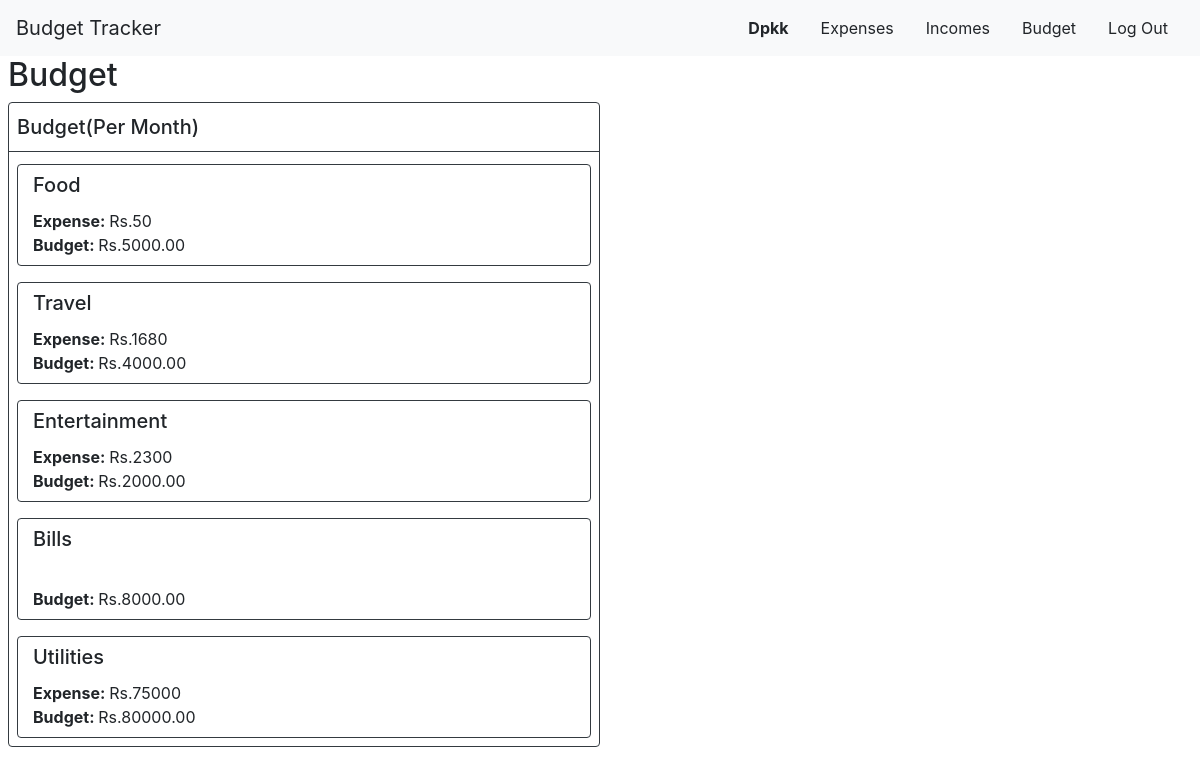
Page /budget (signed in) on the committed database.
### expense/models.py (models this page shows, shortened)
class User(AbstractUser):
    pass

class Budget(models.Model):
    user = models.ForeignKey(User, related_name="budget", on_delete=models.CASCADE)
    category = models.ForeignKey(Category, related_name="budget", on_delete=models.CASCADE)
    amount = models.DecimalField(max_digits=10, decimal_places=2)

class Category(models.Model):
    title = models.CharField(max_length=100, unique=True)

### expense/views.py (the view)
# urls.py: path("budget", views.budget, name="budget"),
def budget(request):
    if not request.user.is_authenticated:
        return render(request, "expense/budget.html")
    categories = Category.objects.all()
    today = date.today()
    current_month = today.month
    current_year = today.year
    expenses = Expense.objects.filter(
        user=request.user,
        date__month=current_month,
        date__year=current_year
    ).values('category').annotate(total_amount=Sum('amount'))
    budgets = Budget.objects.filter(user = request.user).order_by('-category').reverse()
    return render(request, "expense/budget.html", {
        "categories": categories,
        "budgets": budgets,
        "expenses": expenses,
    })

### expense/templates/expense/budget.html (shortened to what this page needs)
{% extends "expense/layout.html" %}
{% block body %}
    <h2 class="ml-2">Budget</h2>
    {% if user.is_authenticated %}
    <div class="row border border-dark rounded ml-2 mb-2 col-12 col-md-9 col-lg-6 p-0 pt-2">
        <div class="py-1 pl-2 mb-1 border-bottom border-dark title w-100"><h5>Budget(Per Month)</h5></div>
        {% for budget in budgets %}
            <div class="border border-dark rounded mx-2 my-2 w-100 budget">
                <div class="mb-2 col-12">
                    <h5 class="mt-2 card-title" >{{ budget.category.title }}</h5>
                    {% for expense in expenses %}
                        {% if expense.category == budget.category.id %}
                            <b>Expense: </b>Rs.<a id="expense_amt">{{ expense.total_amount }}</a>
                        {% endif %}
                    {% endfor %}
                    <br>
                    <b>Budget: </b>Rs.<a id="budget_amt">{{ budget.amount }}</a>
                </div>
            </div>
        {% empty %}
            <div class="ml-2 mb-2"> No Budgets Set. </div>
        {% endfor %}
    </div>
    {% else %}
        <a class="ml-2" href="{% url 'index' %}">Login Here</a>
    {% endif %}
{% endblock %}

### expense/templates/expense/layout.html (shortened to what this page needs)
{% load static %}
<!DOCTYPE html>
<html lang="en">
<head>
    <link rel="stylesheet" href="https://stackpath.bootstrapcdn.com/bootstrap/4.4.1/css/bootstrap.min.css">
    <link rel="stylesheet" href="https://cdnjs.cloudflare.com/ajax/libs/font-awesome/4.7.0/css/font-awesome.min.css">
    <link href="{% static 'expense/styles.css' %}" rel="stylesheet">
</head>
<body>
    <nav class="navbar navbar-expand bg-light w-100 d-flex justify-content-between align-items-center">
        <a class="navbar-brand me-3" href="{% url 'index' %}">Budget Tracker</a>
        <ul class="navbar-nav d-flex flex-row flex-nowrap overflow-auto">
            {% if user.is_authenticated %}
                <li class="nav-item px-2">
                    <a class="nav-link" href="{% url 'profile' %}"><strong>{{ user.username }}</strong></a>
                </li>
            {% endif %}
            <li class="nav-item px-2">
                <a class="nav-link" href="{% url 'expense' %}">Expenses</a>
            </li>
            <li class="nav-item px-2">
                <a class="nav-link" href="{% url 'income' %}">Incomes</a>
            </li>
            <li class="nav-item px-2">
                <a class="nav-link" href="{% url 'budget' %}">Budget</a>
            </li>
            {% if user.is_authenticated %}
                <li class="nav-item px-2">
                    <a class="nav-link" href="{% url 'logout' %}">Log&nbsp;Out</a>
                </li>
            {% endif %}
        </ul>
    </nav>
    <div class="body mr-2 pr-2">
        {% block body %}
        {% endblock %}
    </div>
</body>
</html>

### expense/static/expense/styles.css (style rules this page uses)
a { color: rgb(33, 37, 41); text-decoration: none; }

### rows in the picture
User: username "Dpkk"
Budget: category "Food", total_amount "50", amount "5000.00"
Budget: category "Travel", total_amount "1680", amount "4000.00"
Budget: category "Entertainment", total_amount "2300", amount "2000.00"
Budget: category "Bills", amount "8000.00"
Budget: category "Utilities", total_amount "75000", amount "80000.00"
